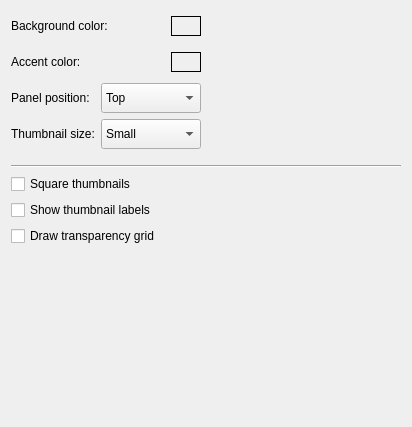
     <widget class="QWidget" name="tab_3">
      <attribute name="title">
       <string>Appearance</string>
      </attribute>
      <layout class="QVBoxLayout" name="verticalLayout_7">
       <item>
        <layout class="QHBoxLayout" name="horizontalLayout_18">
         <property name="topMargin">
          <number>0</number>
         </property>
         <property name="bottomMargin">
          <number>10</number>
         </property>
         <item>
          <layout class="QVBoxLayout" name="verticalLayout_13">
           <property name="leftMargin">
            <number>0</number>
           </property>
           <property name="topMargin">
            <number>0</number>
           </property>
           <property name="bottomMargin">
            <number>0</number>
           </property>
           <item>
            <layout class="QHBoxLayout" name="horizontalLayout_9">
             <item>
              <widget class="QLabel" name="bgColorTextLabel">
               <property name="minimumSize">
                <size>
                 <width>0</width>
                 <height>30</height>
                </size>
               </property>
               <property name="text">
                <string>Background color:</string>
               </property>
              </widget>
             </item>
             <item>
              <widget class="ClickableLabel" name="bgColorLabel">
               <property name="sizePolicy">
                <sizepolicy hsizetype="Fixed" vsizetype="Fixed">
                 <horstretch>0</horstretch>
                 <verstretch>0</verstretch>
                </sizepolicy>
               </property>
               <property name="minimumSize">
                <size>
                 <width>30</width>
                 <height>20</height>
                </size>
               </property>
               <property name="frameShape">
                <enum>QFrame::Box</enum>
               </property>
               <property name="text">
                <string/>
               </property>
              </widget>
             </item>
            </layout>
           </item>
           <item>
            <layout class="QHBoxLayout" name="horizontalLayout_10">
             <item>
              <widget class="QLabel" name="accentColorTextLabel">
               <property name="minimumSize">
                <size>
                 <width>0</width>
                 <height>30</height>
                </size>
               </property>
               <property name="text">
                <string>Accent color:</string>
               </property>
              </widget>
             </item>
             <item>
              <widget class="ClickableLabel" name="accentColorLabel">
               <property name="sizePolicy">
                <sizepolicy hsizetype="Fixed" vsizetype="Fixed">
                 <horstretch>0</horstretch>
                 <verstretch>0</verstretch>
                </sizepolicy>
               </property>
               <property name="minimumSize">
                <size>
                 <width>30</width>
                 <height>20</height>
                </size>
               </property>
               <property name="frameShape">
                <enum>QFrame::Box</enum>
               </property>
               <property name="text">
                <string/>
               </property>
              </widget>
             </item>
            </layout>
           </item>
           <item>
            <layout class="QHBoxLayout" name="horizontalLayout_12">
             <item>
              <widget class="QLabel" name="panelPositionLabel">
               <property name="sizePolicy">
                <sizepolicy hsizetype="Preferred" vsizetype="Maximum">
                 <horstretch>0</horstretch>
                 <verstretch>0</verstretch>
                </sizepolicy>
               </property>
               <property name="minimumSize">
                <size>
                 <width>0</width>
                 <height>30</height>
                </size>
               </property>
               <property name="text">
                <string>Panel position:</string>
               </property>
              </widget>
             </item>
             <item>
              <widget class="QComboBox" name="panelPositionComboBox">
               <property name="sizePolicy">
                <sizepolicy hsizetype="Preferred" vsizetype="Preferred">
                 <horstretch>0</horstretch>
                 <verstretch>0</verstretch>
                </sizepolicy>
               </property>
               <property name="minimumSize">
                <size>
                 <width>100</width>
                 <height>30</height>
                </size>
               </property>
               <item>
                <property name="text">
                 <string>Top</string>
                </property>
               </item>
               <item>
                <property name="text">
                 <string>Bottom</string>
                </property>
               </item>
              </widget>
             </item>
            </layout>
           </item>
           <item>
            <layout class="QHBoxLayout" name="horizontalLayout_11">
             <item>
              <widget class="QLabel" name="thumbSizeTextLabel">
               <property name="sizePolicy">
                <sizepolicy hsizetype="Preferred" vsizetype="Maximum">
                 <horstretch>0</horstretch>
                 <verstretch>0</verstretch>
                </sizepolicy>
               </property>
               <property name="minimumSize">
                <size>
                 <width>0</width>
                 <height>30</height>
                </size>
               </property>
               <property name="text">
                <string>Thumbnail size:</string>
               </property>
              </widget>
             </item>
             <item>
              <widget class="QComboBox" name="thumbSizeComboBox">
               <property name="sizePolicy">
                <sizepolicy hsizetype="Preferred" vsizetype="Preferred">
                 <horstretch>0</horstretch>
                 <verstretch>0</verstretch>
                </sizepolicy>
               </property>
               <property name="minimumSize">
                <size>
                 <width>100</width>
                 <height>30</height>
                </size>
               </property>
               <item>
                <property name="text">
                 <string>Small</string>
                </property>
               </item>
               <item>
                <property name="text">
                 <string>Medium</string>
                </property>
               </item>
               <item>
                <property name="text">
                 <string>Large</string>
                </property>
               </item>
               <item>
                <property name="text">
                 <string>Very large</string>
                </property>
               </item>
              </widget>
             </item>
            </layout>
           </item>
          </layout>
         </item>
         <item>
          <spacer name="horizontalSpacer_9">
           <property name="orientation">
            <enum>Qt::Horizontal</enum>
           </property>
           <property name="sizeType">
            <enum>QSizePolicy::Preferred</enum>
           </property>
           <property name="sizeHint" stdset="0">
            <size>
             <width>200</width>
             <height>20</height>
            </size>
           </property>
          </spacer>
         </item>
        </layout>
       </item>
       <item>
        <widget class="Line" name="line_4">
         <property name="orientation">
          <enum>Qt::Horizontal</enum>
         </property>
        </widget>
       </item>
       <item>
        <layout class="QHBoxLayout" name="horizontalLayout_20">
         <property name="bottomMargin">
          <number>10</number>
         </property>
         <item>
          <layout class="QVBoxLayout" name="verticalLayout_15">
           <property name="leftMargin">
            <number>0</number>
           </property>
           <item>
            <widget class="QCheckBox" name="squareThumbnailsCheckBox">
             <property name="text">
              <string>Square thumbnails</string>
             </property>
            </widget>
           </item>
           <item>
            <widget class="QCheckBox" name="thumbnailLabelsCheckBox">
             <property name="sizePolicy">
              <sizepolicy hsizetype="Preferred" vsizetype="Fixed">
               <horstretch>0</horstretch>
               <verstretch>0</verstretch>
              </sizepolicy>
             </property>
             <property name="minimumSize">
              <size>
               <width>0</width>
               <height>0</height>
              </size>
             </property>
             <property name="text">
              <string>Show thumbnail labels</string>
             </property>
             <property name="checked">
              <bool>false</bool>
             </property>
            </widget>
           </item>
           <item>
            <widget class="QCheckBox" name="transparencyGridCheckBox">
             <property name="text">
              <string>Draw transparency grid</string>
             </property>
            </widget>
           </item>
           <item>
            <spacer name="verticalSpacer_9">
             <property name="orientation">
              <enum>Qt::Vertical</enum>
             </property>
             <property name="sizeHint" stdset="0">
              <size>
               <width>20</width>
               <height>40</height>
              </size>
             </property>
            </spacer>
           </item>
          </layout>
         </item>
         <item>
          <layout class="QVBoxLayout" name="verticalLayout_16">
           <item>
            <spacer name="verticalSpacer_10">
             <property name="orientation">
              <enum>Qt::Vertical</enum>
             </property>
             <property name="sizeHint" stdset="0">
              <size>
               <width>20</width>
               <height>40</height>
              </size>
             </property>
            </spacer>
           </item>
          </layout>
         </item>
        </layout>
       </item>
       <item>
        <spacer name="verticalSpacer_11">
         <property name="orientation">
          <enum>Qt::Vertical</enum>
         </property>
         <property name="sizeHint" stdset="0">
          <size>
           <width>20</width>
           <height>40</height>
          </size>
         </property>
        </spacer>
       </item>
       <item>
        <spacer name="verticalSpacer_8">
         <property name="orientation">
          <enum>Qt::Vertical</enum>
         </property>
         <property name="sizeHint" stdset="0">
          <size>
           <width>20</width>
           <height>40</height>
          </size>
         </property>
        </spacer>
       </item>
       <item>
        <spacer name="verticalSpacer_2">
         <property name="orientation">
          <enum>Qt::Vertical</enum>
         </property>
         <property name="sizeHint" stdset="0">
          <size>
           <width>20</width>
           <height>40</height>
          </size>
         </property>
        </spacer>
       </item>
      </layout>
     </widget>
